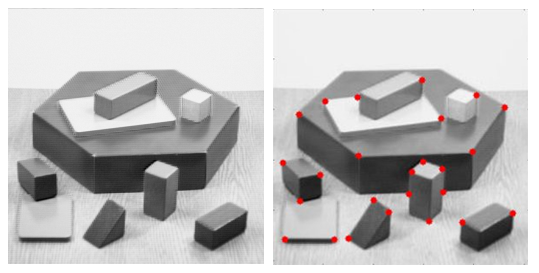
//> input picture Harris/fig/harris.png, 539 x 273 px
$ ./harris fig/harris.png   (built with g++ and OpenCV 4)
//> lines starting //> are read from the running program, lines starting //| are printed output that depends on the picture
#include <iostream>
#include <opencv2/opencv.hpp>

using namespace std;
using namespace cv;

int main(int argc, char **argv) {
	if (argc < 2) {
		cerr << "uso: " << argv[0] << " <immagine>" << endl;
		return 1;
	}

	Mat src = imread(argv[1], IMREAD_GRAYSCALE);
//> src: 273 rows x 539 cols, CV_8UC1; min 4, max 255, mean 189.9

	if (src.empty()) {
		cerr << argv[1] << " non è un'immagine valida." << endl;
		return 2;
	}

	// calcolo derivate parziali
	Mat dx, dy;
	Sobel(src, dx, CV_32F, 1, 0);
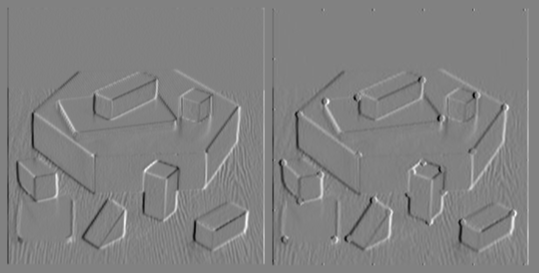
//> dx: 273 rows x 539 cols, CV_32FC1; min -576, max 557, mean 0; drawn with min black and max white
	Sobel(src, dy, CV_32F, 0, 1);
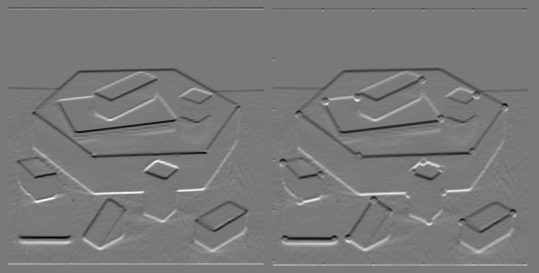
//> dy: 273 rows x 539 cols, CV_32FC1; min -569, max 624, mean 0; drawn with min black and max white

	// calcolo Dx², Dy², DxDy
	Mat dx2, dy2, dxdy;
	pow(dx, 2, dx2);
	pow(dy, 2, dy2);
	multiply(dx, dy, dxdy);
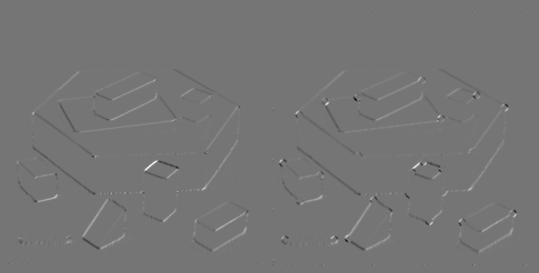
//> dxdy: 273 rows x 539 cols, CV_32FC1; min -182293, max 212520, mean 327.9; drawn with min black and max white

	// applico gaussiana
	GaussianBlur(dx2, dx2, Size(5, 5), 4/6, 4/6);
	GaussianBlur(dy2, dy2, Size(5, 5), 4/6, 4/6);
	GaussianBlur(dxdy, dxdy, Size(5, 5), 4/6, 4/6);

	// calcolo indice R
	Mat det = dx2.mul(dy2) - dxdy.mul(dxdy);
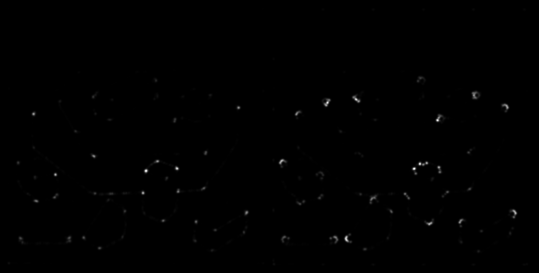
//> det: 273 rows x 539 cols, CV_32FC1; min 0, max 3.69e+09, mean 10356143; drawn with min black and max white
	Mat trc = dx2 + dy2;
	Mat trc2;
	pow(trc, 2, trc2);

	Mat R = det - 0.04 * trc2;
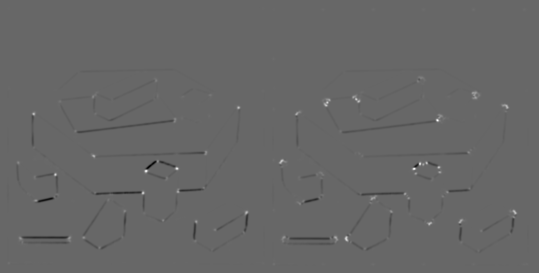
//> R: 273 rows x 539 cols, CV_32FC1; min -1.97e+09, max 2.87e+09, mean -7844219; drawn with min black and max white

	// normalizzo R
	normalize(R, R, 0, 255, NORM_MINMAX, CV_8U);
//> R: 273 rows x 539 cols, CV_8UC1

	// soglio indice R tracciando cerchi sui corner
	Mat out = src;
	cvtColor(src, out, COLOR_GRAY2BGR);
	for (int i = 0; i < src.rows; i++)
		for (int j = 0; j < src.cols; j++)
			if (R.at<uchar>(i, j) > 140)
				circle(out, Point(j, i), 6, Scalar(0, 0, 255));
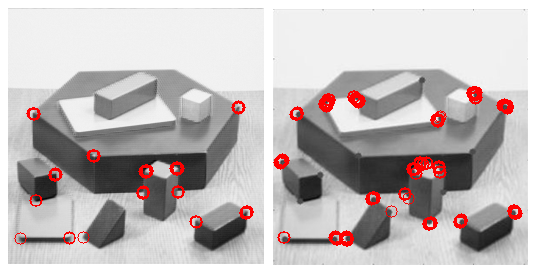
//> out: 273 rows x 539 cols, CV_8UC3; mean B, G, R 185.8, 185.8, 192.6

	imshow("src", src);
	imshow("out", out);
	waitKey();
	return 0;
}
